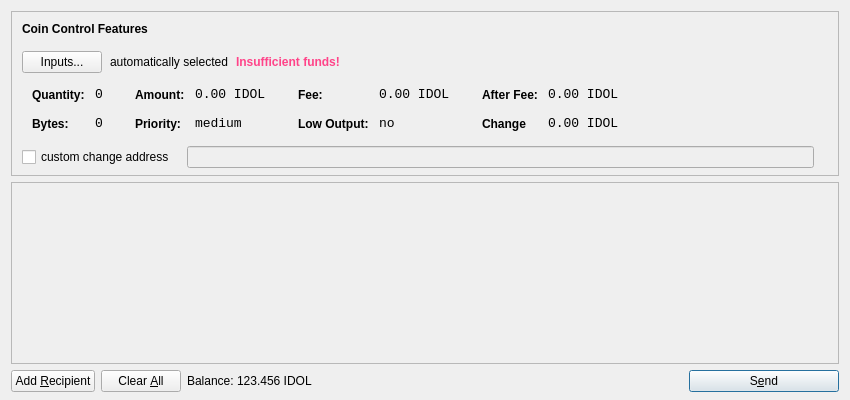
<?xml version="1.0" encoding="UTF-8"?>
<ui version="4.0">
 <class>SendCoinsDialog</class>
 <widget class="QDialog" name="SendCoinsDialog">
  <property name="geometry">
   <rect>
    <x>0</x>
    <y>0</y>
    <width>850</width>
    <height>400</height>
   </rect>
  </property>
  <property name="windowTitle">
   <string>Send Coins</string>
  </property>
  <layout class="QVBoxLayout" name="verticalLayout" stretch="0,1,0">
   <property name="bottomMargin">
    <number>8</number>
   </property>
   <item>
    <widget class="QFrame" name="frameCoinControl">
     <property name="sizePolicy">
      <sizepolicy hsizetype="Expanding" vsizetype="Expanding">
       <horstretch>0</horstretch>
       <verstretch>0</verstretch>
      </sizepolicy>
     </property>
     <property name="maximumSize">
      <size>
       <width>16777215</width>
       <height>16777215</height>
      </size>
     </property>
     <property name="frameShape">
      <enum>QFrame::StyledPanel</enum>
     </property>
     <property name="frameShadow">
      <enum>QFrame::Sunken</enum>
     </property>
     <layout class="QVBoxLayout" name="verticalLayoutCoinControl2">
      <property name="spacing">
       <number>-1</number>
      </property>
      <property name="leftMargin">
       <number>0</number>
      </property>
      <property name="topMargin">
       <number>0</number>
      </property>
      <property name="rightMargin">
       <number>0</number>
      </property>
      <property name="bottomMargin">
       <number>6</number>
      </property>
      <item>
       <layout class="QVBoxLayout" name="verticalLayoutCoinControl" stretch="0,0,0,0,1">
        <property name="spacing">
         <number>0</number>
        </property>
        <property name="leftMargin">
         <number>10</number>
        </property>
        <property name="topMargin">
         <number>10</number>
        </property>
        <item>
         <layout class="QHBoxLayout" name="horizontalLayoutCoinControl1">
          <property name="bottomMargin">
           <number>15</number>
          </property>
          <item>
           <widget class="QLabel" name="labelCoinControlFeatures">
            <property name="sizePolicy">
             <sizepolicy hsizetype="Preferred" vsizetype="Maximum">
              <horstretch>0</horstretch>
              <verstretch>0</verstretch>
             </sizepolicy>
            </property>
            <property name="font">
             <font>
              <weight>75</weight>
              <bold>true</bold>
             </font>
            </property>
            <property name="styleSheet">
             <string notr="true">font-weight:bold;</string>
            </property>
            <property name="text">
             <string>Coin Control Features</string>
            </property>
           </widget>
          </item>
         </layout>
        </item>
        <item>
         <layout class="QHBoxLayout" name="horizontalLayoutCoinControl2" stretch="0,0,0,0">
          <property name="spacing">
           <number>8</number>
          </property>
          <property name="bottomMargin">
           <number>10</number>
          </property>
          <item>
           <widget class="QPushButton" name="pushButtonCoinControl">
            <property name="styleSheet">
             <string notr="true"/>
            </property>
            <property name="text">
             <string>Inputs...</string>
            </property>
           </widget>
          </item>
          <item>
           <widget class="QLabel" name="labelCoinControlAutomaticallySelected">
            <property name="text">
             <string>automatically selected</string>
            </property>
            <property name="margin">
             <number>5</number>
            </property>
           </widget>
          </item>
          <item>
           <widget class="QLabel" name="labelCoinControlInsuffFunds">
            <property name="font">
             <font>
              <weight>75</weight>
              <bold>true</bold>
             </font>
            </property>
            <property name="styleSheet">
             <string notr="true">color:#ff4489;font-weight:bold;</string>
            </property>
            <property name="text">
             <string>Insufficient funds!</string>
            </property>
            <property name="margin">
             <number>5</number>
            </property>
           </widget>
          </item>
          <item>
           <spacer name="horizontalSpacerCoinControl">
            <property name="orientation">
             <enum>Qt::Horizontal</enum>
            </property>
            <property name="sizeHint" stdset="0">
             <size>
              <width>40</width>
              <height>1</height>
             </size>
            </property>
           </spacer>
          </item>
         </layout>
        </item>
        <item>
         <widget class="QWidget" name="widgetCoinControl" native="true">
          <property name="sizePolicy">
           <sizepolicy hsizetype="Preferred" vsizetype="Preferred">
            <horstretch>0</horstretch>
            <verstretch>0</verstretch>
           </sizepolicy>
          </property>
          <property name="minimumSize">
           <size>
            <width>0</width>
            <height>0</height>
           </size>
          </property>
          <property name="styleSheet">
           <string notr="true"/>
          </property>
          <layout class="QHBoxLayout" name="horizontalLayoutCoinControl5">
           <property name="margin">
            <number>0</number>
           </property>
           <item>
            <layout class="QHBoxLayout" name="horizontalLayoutCoinControl3" stretch="0,0,0,1">
             <property name="spacing">
              <number>20</number>
             </property>
             <property name="topMargin">
              <number>0</number>
             </property>
             <property name="bottomMargin">
              <number>10</number>
             </property>
             <item>
              <layout class="QFormLayout" name="formLayoutCoinControl1">
               <property name="horizontalSpacing">
                <number>10</number>
               </property>
               <property name="verticalSpacing">
                <number>14</number>
               </property>
               <property name="leftMargin">
                <number>10</number>
               </property>
               <property name="topMargin">
                <number>4</number>
               </property>
               <property name="rightMargin">
                <number>6</number>
               </property>
               <item row="0" column="0">
                <widget class="QLabel" name="labelCoinControlQuantityText">
                 <property name="styleSheet">
                  <string notr="true">font-weight:bold;</string>
                 </property>
                 <property name="text">
                  <string>Quantity:</string>
                 </property>
                 <property name="margin">
                  <number>0</number>
                 </property>
                </widget>
               </item>
               <item row="0" column="1">
                <widget class="QLabel" name="labelCoinControlQuantity">
                 <property name="font">
                  <font>
                   <family>Monospace</family>
                   <pointsize>10</pointsize>
                  </font>
                 </property>
                 <property name="cursor">
                  <cursorShape>IBeamCursor</cursorShape>
                 </property>
                 <property name="contextMenuPolicy">
                  <enum>Qt::ActionsContextMenu</enum>
                 </property>
                 <property name="text">
                  <string>0</string>
                 </property>
                 <property name="margin">
                  <number>0</number>
                 </property>
                 <property name="textInteractionFlags">
                  <set>Qt::LinksAccessibleByMouse|Qt::TextSelectableByKeyboard|Qt::TextSelectableByMouse</set>
                 </property>
                </widget>
               </item>
               <item row="1" column="0">
                <widget class="QLabel" name="labelCoinControlBytesText">
                 <property name="styleSheet">
                  <string notr="true">font-weight:bold;</string>
                 </property>
                 <property name="text">
                  <string>Bytes:</string>
                 </property>
                </widget>
               </item>
               <item row="1" column="1">
                <widget class="QLabel" name="labelCoinControlBytes">
                 <property name="font">
                  <font>
                   <family>Monospace</family>
                   <pointsize>10</pointsize>
                  </font>
                 </property>
                 <property name="cursor">
                  <cursorShape>IBeamCursor</cursorShape>
                 </property>
                 <property name="contextMenuPolicy">
                  <enum>Qt::ActionsContextMenu</enum>
                 </property>
                 <property name="text">
                  <string>0</string>
                 </property>
                 <property name="textInteractionFlags">
                  <set>Qt::LinksAccessibleByMouse|Qt::TextSelectableByKeyboard|Qt::TextSelectableByMouse</set>
                 </property>
                </widget>
               </item>
              </layout>
             </item>
             <item>
              <layout class="QFormLayout" name="formLayoutCoinControl2">
               <property name="horizontalSpacing">
                <number>10</number>
               </property>
               <property name="verticalSpacing">
                <number>14</number>
               </property>
               <property name="leftMargin">
                <number>6</number>
               </property>
               <property name="topMargin">
                <number>4</number>
               </property>
               <property name="rightMargin">
                <number>6</number>
               </property>
               <item row="0" column="0">
                <widget class="QLabel" name="labelCoinControlAmountText">
                 <property name="styleSheet">
                  <string notr="true">font-weight:bold;</string>
                 </property>
                 <property name="text">
                  <string>Amount:</string>
                 </property>
                 <property name="margin">
                  <number>0</number>
                 </property>
                </widget>
               </item>
               <item row="0" column="1">
                <widget class="QLabel" name="labelCoinControlAmount">
                 <property name="font">
                  <font>
                   <family>Monospace</family>
                   <pointsize>10</pointsize>
                  </font>
                 </property>
                 <property name="cursor">
                  <cursorShape>IBeamCursor</cursorShape>
                 </property>
                 <property name="contextMenuPolicy">
                  <enum>Qt::ActionsContextMenu</enum>
                 </property>
                 <property name="text">
                  <string>0.00 IDOL</string>
                 </property>
                 <property name="textInteractionFlags">
                  <set>Qt::LinksAccessibleByMouse|Qt::TextSelectableByKeyboard|Qt::TextSelectableByMouse</set>
                 </property>
                </widget>
               </item>
               <item row="1" column="0">
                <widget class="QLabel" name="labelCoinControlPriorityText">
                 <property name="styleSheet">
                  <string notr="true">font-weight:bold;</string>
                 </property>
                 <property name="text">
                  <string>Priority:</string>
                 </property>
                </widget>
               </item>
               <item row="1" column="1">
                <widget class="QLabel" name="labelCoinControlPriority">
                 <property name="font">
                  <font>
                   <family>Monospace</family>
                   <pointsize>10</pointsize>
                  </font>
                 </property>
                 <property name="cursor">
                  <cursorShape>IBeamCursor</cursorShape>
                 </property>
                 <property name="contextMenuPolicy">
                  <enum>Qt::ActionsContextMenu</enum>
                 </property>
                 <property name="text">
                  <string>medium</string>
                 </property>
                 <property name="textInteractionFlags">
                  <set>Qt::LinksAccessibleByMouse|Qt::TextSelectableByKeyboard|Qt::TextSelectableByMouse</set>
                 </property>
                </widget>
               </item>
              </layout>
             </item>
             <item>
              <layout class="QFormLayout" name="formLayoutCoinControl3">
               <property name="horizontalSpacing">
                <number>10</number>
               </property>
               <property name="verticalSpacing">
                <number>14</number>
               </property>
               <property name="leftMargin">
                <number>6</number>
               </property>
               <property name="topMargin">
                <number>4</number>
               </property>
               <property name="rightMargin">
                <number>6</number>
               </property>
               <item row="0" column="0">
                <widget class="QLabel" name="labelCoinControlFeeText">
                 <property name="styleSheet">
                  <string notr="true">font-weight:bold;</string>
                 </property>
                 <property name="text">
                  <string>Fee:</string>
                 </property>
                 <property name="margin">
                  <number>0</number>
                 </property>
                </widget>
               </item>
               <item row="0" column="1">
                <widget class="QLabel" name="labelCoinControlFee">
                 <property name="font">
                  <font>
                   <family>Monospace</family>
                   <pointsize>10</pointsize>
                  </font>
                 </property>
                 <property name="cursor">
                  <cursorShape>IBeamCursor</cursorShape>
                 </property>
                 <property name="contextMenuPolicy">
                  <enum>Qt::ActionsContextMenu</enum>
                 </property>
                 <property name="text">
                  <string>0.00 IDOL</string>
                 </property>
                 <property name="textInteractionFlags">
                  <set>Qt::LinksAccessibleByMouse|Qt::TextSelectableByKeyboard|Qt::TextSelectableByMouse</set>
                 </property>
                </widget>
               </item>
               <item row="1" column="0">
                <widget class="QLabel" name="labelCoinControlLowOutputText">
                 <property name="styleSheet">
                  <string notr="true">font-weight:bold;</string>
                 </property>
                 <property name="text">
                  <string>Low Output:</string>
                 </property>
                </widget>
               </item>
               <item row="1" column="1">
                <widget class="QLabel" name="labelCoinControlLowOutput">
                 <property name="font">
                  <font>
                   <family>Monospace</family>
                   <pointsize>10</pointsize>
                  </font>
                 </property>
                 <property name="cursor">
                  <cursorShape>IBeamCursor</cursorShape>
                 </property>
                 <property name="contextMenuPolicy">
                  <enum>Qt::ActionsContextMenu</enum>
                 </property>
                 <property name="text">
                  <string>no</string>
                 </property>
                 <property name="textInteractionFlags">
                  <set>Qt::LinksAccessibleByMouse|Qt::TextSelectableByKeyboard|Qt::TextSelectableByMouse</set>
                 </property>
                </widget>
               </item>
              </layout>
             </item>
             <item>
              <layout class="QFormLayout" name="formLayoutCoinControl4">
               <property name="horizontalSpacing">
                <number>10</number>
               </property>
               <property name="verticalSpacing">
                <number>14</number>
               </property>
               <property name="leftMargin">
                <number>6</number>
               </property>
               <property name="topMargin">
                <number>4</number>
               </property>
               <property name="rightMargin">
                <number>6</number>
               </property>
               <item row="0" column="0">
                <widget class="QLabel" name="labelCoinControlAfterFeeText">
                 <property name="styleSheet">
                  <string notr="true">font-weight:bold;</string>
                 </property>
                 <property name="text">
                  <string>After Fee:</string>
                 </property>
                 <property name="margin">
                  <number>0</number>
                 </property>
                </widget>
               </item>
               <item row="0" column="1">
                <widget class="QLabel" name="labelCoinControlAfterFee">
                 <property name="font">
                  <font>
                   <family>Monospace</family>
                   <pointsize>10</pointsize>
                  </font>
                 </property>
                 <property name="cursor">
                  <cursorShape>IBeamCursor</cursorShape>
                 </property>
                 <property name="contextMenuPolicy">
                  <enum>Qt::ActionsContextMenu</enum>
                 </property>
                 <property name="text">
                  <string>0.00 IDOL</string>
                 </property>
                 <property name="textInteractionFlags">
                  <set>Qt::LinksAccessibleByMouse|Qt::TextSelectableByKeyboard|Qt::TextSelectableByMouse</set>
                 </property>
                </widget>
               </item>
               <item row="1" column="0">
                <widget class="QLabel" name="labelCoinControlChangeText">
                 <property name="styleSheet">
                  <string notr="true">font-weight:bold;</string>
                 </property>
                 <property name="text">
                  <string>Change</string>
                 </property>
                </widget>
               </item>
               <item row="1" column="1">
                <widget class="QLabel" name="labelCoinControlChange">
                 <property name="font">
                  <font>
                   <family>Monospace</family>
                   <pointsize>10</pointsize>
                  </font>
                 </property>
                 <property name="cursor">
                  <cursorShape>IBeamCursor</cursorShape>
                 </property>
                 <property name="contextMenuPolicy">
                  <enum>Qt::ActionsContextMenu</enum>
                 </property>
                 <property name="text">
                  <string>0.00 IDOL</string>
                 </property>
                 <property name="textInteractionFlags">
                  <set>Qt::LinksAccessibleByMouse|Qt::TextSelectableByKeyboard|Qt::TextSelectableByMouse</set>
                 </property>
                </widget>
               </item>
              </layout>
             </item>
            </layout>
           </item>
          </layout>
         </widget>
        </item>
        <item>
         <layout class="QHBoxLayout" name="horizontalLayoutCoinControl4" stretch="0,0,0">
          <property name="spacing">
           <number>12</number>
          </property>
          <property name="sizeConstraint">
           <enum>QLayout::SetDefaultConstraint</enum>
          </property>
          <property name="topMargin">
           <number>5</number>
          </property>
          <property name="rightMargin">
           <number>5</number>
          </property>
          <item>
           <widget class="QCheckBox" name="checkBoxCoinControlChange">
            <property name="text">
             <string>custom change address</string>
            </property>
           </widget>
          </item>
          <item>
           <widget class="QLineEdit" name="lineEditCoinControlChange">
            <property name="enabled">
             <bool>false</bool>
            </property>
            <property name="sizePolicy">
             <sizepolicy hsizetype="Expanding" vsizetype="Fixed">
              <horstretch>0</horstretch>
              <verstretch>0</verstretch>
             </sizepolicy>
            </property>
           </widget>
          </item>
          <item>
           <widget class="QLabel" name="labelCoinControlChangeLabel">
            <property name="sizePolicy">
             <sizepolicy hsizetype="Preferred" vsizetype="Expanding">
              <horstretch>0</horstretch>
              <verstretch>0</verstretch>
             </sizepolicy>
            </property>
            <property name="minimumSize">
             <size>
              <width>0</width>
              <height>0</height>
             </size>
            </property>
            <property name="text">
             <string/>
            </property>
            <property name="margin">
             <number>3</number>
            </property>
           </widget>
          </item>
         </layout>
        </item>
        <item>
         <spacer name="verticalSpacerCoinControl">
          <property name="orientation">
           <enum>Qt::Vertical</enum>
          </property>
          <property name="sizeHint" stdset="0">
           <size>
            <width>800</width>
            <height>1</height>
           </size>
          </property>
         </spacer>
        </item>
       </layout>
      </item>
     </layout>
    </widget>
   </item>
   <item>
    <widget class="QScrollArea" name="scrollArea">
     <property name="widgetResizable">
      <bool>true</bool>
     </property>
     <widget class="QWidget" name="scrollAreaWidgetContents">
      <property name="geometry">
       <rect>
        <x>0</x>
        <y>0</y>
        <width>830</width>
        <height>165</height>
       </rect>
      </property>
      <layout class="QVBoxLayout" name="verticalLayout_2">
       <property name="margin">
        <number>0</number>
       </property>
       <item>
        <layout class="QVBoxLayout" name="entries">
         <property name="spacing">
          <number>6</number>
         </property>
        </layout>
       </item>
       <item>
        <spacer name="verticalSpacer">
         <property name="orientation">
          <enum>Qt::Vertical</enum>
         </property>
         <property name="sizeHint" stdset="0">
          <size>
           <width>20</width>
           <height>40</height>
          </size>
         </property>
        </spacer>
       </item>
      </layout>
     </widget>
    </widget>
   </item>
   <item>
    <layout class="QHBoxLayout" name="horizontalLayout">
     <item>
      <widget class="QPushButton" name="addButton">
       <property name="toolTip">
        <string>Send to multiple recipients at once</string>
       </property>
       <property name="text">
        <string>Add &amp;Recipient</string>
       </property>
       <property name="icon">
        <iconset resource="../bitcoin.qrc">
         <normaloff>:/icons/add</normaloff>:/icons/add</iconset>
       </property>
       <property name="autoDefault">
        <bool>false</bool>
       </property>
      </widget>
     </item>
     <item>
      <widget class="QPushButton" name="clearButton">
       <property name="sizePolicy">
        <sizepolicy hsizetype="Minimum" vsizetype="Fixed">
         <horstretch>0</horstretch>
         <verstretch>0</verstretch>
        </sizepolicy>
       </property>
       <property name="toolTip">
        <string>Remove all transaction fields</string>
       </property>
       <property name="text">
        <string>Clear &amp;All</string>
       </property>
       <property name="icon">
        <iconset resource="../bitcoin.qrc">
         <normaloff>:/icons/remove</normaloff>:/icons/remove</iconset>
       </property>
       <property name="autoRepeatDelay">
        <number>300</number>
       </property>
       <property name="autoDefault">
        <bool>false</bool>
       </property>
      </widget>
     </item>
     <item>
      <layout class="QHBoxLayout" name="horizontalLayout_2">
       <property name="spacing">
        <number>3</number>
       </property>
       <item>
        <widget class="QLabel" name="label">
         <property name="sizePolicy">
          <sizepolicy hsizetype="Preferred" vsizetype="Fixed">
           <horstretch>0</horstretch>
           <verstretch>0</verstretch>
          </sizepolicy>
         </property>
         <property name="text">
          <string>Balance:</string>
         </property>
        </widget>
       </item>
       <item>
        <widget class="QLabel" name="labelBalance">
         <property name="sizePolicy">
          <sizepolicy hsizetype="Preferred" vsizetype="Fixed">
           <horstretch>0</horstretch>
           <verstretch>0</verstretch>
          </sizepolicy>
         </property>
         <property name="cursor">
          <cursorShape>IBeamCursor</cursorShape>
         </property>
         <property name="text">
          <string>123.456 IDOL</string>
         </property>
         <property name="textInteractionFlags">
          <set>Qt::LinksAccessibleByMouse|Qt::TextSelectableByKeyboard|Qt::TextSelectableByMouse</set>
         </property>
        </widget>
       </item>
      </layout>
     </item>
     <item>
      <spacer name="horizontalSpacer">
       <property name="orientation">
        <enum>Qt::Horizontal</enum>
       </property>
       <property name="sizeHint" stdset="0">
        <size>
         <width>40</width>
         <height>20</height>
        </size>
       </property>
      </spacer>
     </item>
     <item>
      <widget class="QPushButton" name="sendButton">
       <property name="minimumSize">
        <size>
         <width>150</width>
         <height>0</height>
        </size>
       </property>
       <property name="toolTip">
        <string>Confirm the send action</string>
       </property>
       <property name="text">
        <string>S&amp;end</string>
       </property>
       <property name="icon">
        <iconset resource="../bitcoin.qrc">
         <normaloff>:/icons/send</normaloff>:/icons/send</iconset>
       </property>
       <property name="default">
        <bool>true</bool>
       </property>
      </widget>
     </item>
    </layout>
   </item>
  </layout>
 </widget>
 <resources>
  <include location="../bitcoin.qrc"/>
 </resources>
 <connections/>
</ui>
